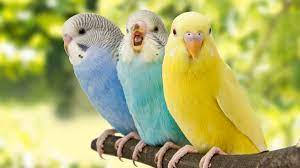
#> input picture Basic Python/Python Generator/Images/bird1.jpg, 300 x 168 px, found by its file name; its folder holds 3 pictures in this run
$ jupyter execute --allow-errors generators-demo.ipynb
#> lines starting #> are read from the running program, lines starting #| are printed output that depends on the picture
[cell 1]
import sys
import os
import cv2

## What is a Generator

Python generators are a simple way of creating iterators.

## A Simple Example

[cell 2]
def gen_demo():
    yield "first statement"
    yield "second statement"
    yield "third statement"

[cell 3]
gen = gen_demo()

for i in gen:
    print(i)

## Example 2

[cell 4]
def square(num):
    for i in range(1,num+1):
        yield i**2

[cell 5]
gen = square(10)

print(next(gen))
print(next(gen))
print(next(gen))

for i in gen:
    print(i)

## Range Function using Generator

[cell 6]
def mera_range(start, end):

    for i in range(start,end):
        yield i

[cell 7]
for i in mera_range(15,26):
    print(i)

## Generator Expression

[cell 8]
# list comprehension
L = [i**2 for i in range(1,101)]

[cell 9]
gen = (i**2 for i in range(1,101))

for i in gen:
    print(i)
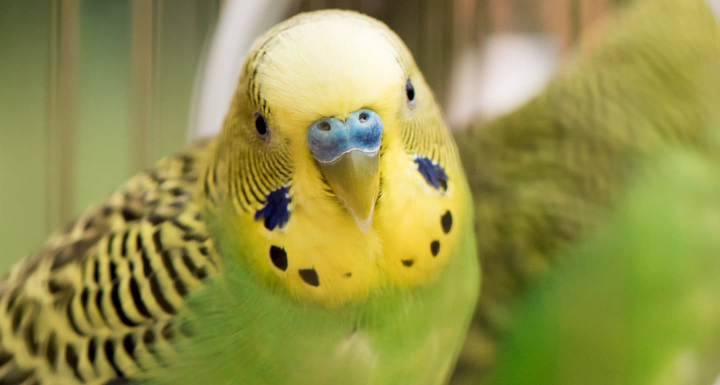
#> input picture Basic Python/Python Generator/Images/bird2.jpg, 1440 x 770 px, found by its file name (shown at 1/2 size)
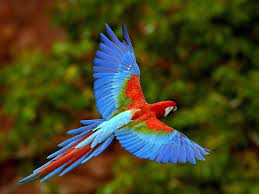
#> input picture Basic Python/Python Generator/Images/bird3.jpg, 259 x 194 px, found by its file name
